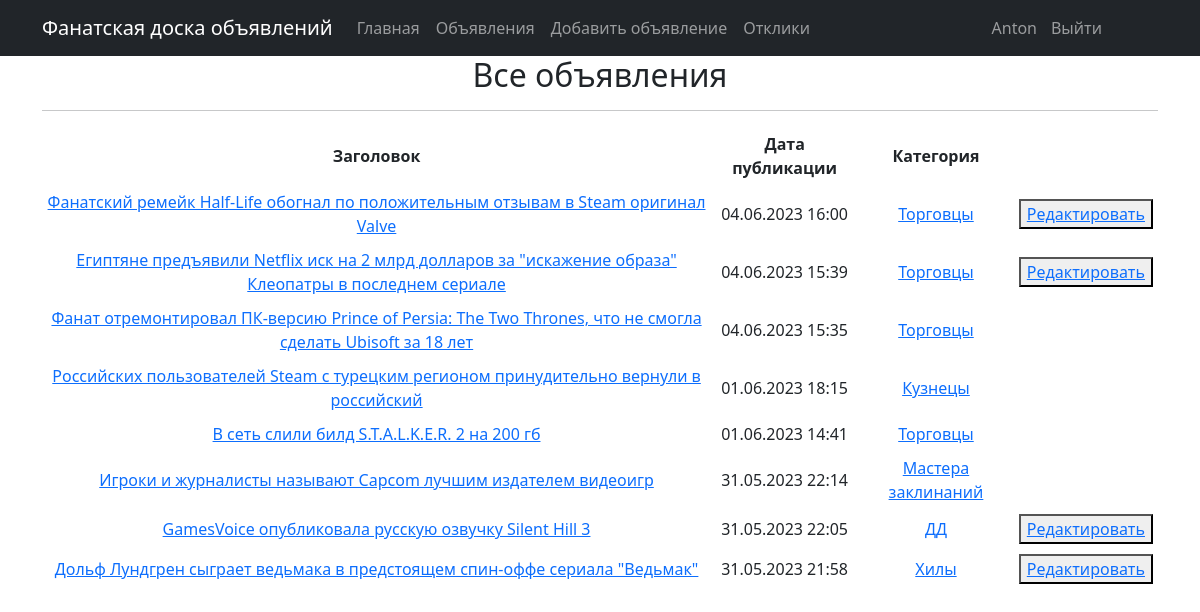
/ads/ (signed in), run on the app's committed database.
### ads/models.py (models this page shows, shortened)
class Advertisement(models.Model):
    headline = models.CharField(max_length=128)
    text = models.TextField()
    created_at = models.DateTimeField(auto_now_add=True)
    author = models.ForeignKey(User, on_delete=models.CASCADE)
    category = models.ForeignKey(Category, on_delete=models.CASCADE)

class Category(models.Model):
    name = models.CharField(max_length=20, unique=True)
    subscribers = models.ManyToManyField(User, blank=True, related_name='categories')
    def __str__(self):
        return self.name

### ads/views.py (the view)
# urls.py: path('', AdsListView.as_view(), name='ads_list'),
class AdsListView(ListView):
    model = Advertisement
    ordering = '-created_at'
    template_name = 'ads/ads_list.html'
    context_object_name = 'ads'
    paginate_by = 10

### templates/ads/ads_list.html (shortened to what this page needs)
{% extends 'default.html' %}
{% block content %}
    <h2>Все объявления</h2>
    <hr>
	{% if ads %}
		<table cellpadding="5">
			<tr>
				<th>Заголовок</th>
				<th>Дата публикации</th>
				<th>Категория</th>
			</tr>
			{% for adv in ads %}
				<tr>
					<td><a href="{% url 'adv_detail' pk=adv.pk %}">{{ adv.headline }}</a></td>
					<td>{{ adv.created_at|date:'d.m.Y H:i' }}</td>
					<td><a href="{% url 'category_list' pk=adv.category.pk %}">{{ adv.category }}</a></td>
					{% if request.user.is_authenticated and request.user == adv.author %}
						<td><button><a href="{% url 'adv_edit' pk=adv.pk %}">Редактировать</a></button></td>
					{% endif %}
				</tr>
			{% endfor %}
		</table>
	{% else %}
		<h2>Объявлений нет!</h2>
	{% endif %}
{% endblock content %}

### templates/default.html (shortened to what this page needs)
<!DOCTYPE html>
<html lang="en">
    <head>
        {% load static %}
        <link href="{% static 'css/styles.css' %}" rel="stylesheet" />
    </head>
    <body>
        <nav class="navbar navbar-expand-lg navbar-dark bg-dark static-top">
            <div class="container">
                <a class="navbar-brand" href="#">Фанатская доска объявлений</a>
                <div class="collapse navbar-collapse" id="navbarResponsive">
                    <ul class="navbar-nav ml-auto">
                        <li class="nav-item active">
                            <a class="nav-link" href="/">Главная</a>
                        </li>
                        <li class="nav-item">
                            <a class="nav-link" href="/ads/">Объявления</a>
                        </li>
                        {% if request.user.is_authenticated %}
                            <li class="nav-item">
                                    <a class="nav-link" href="/ads/create/">Добавить объявление</a>
                            </li>
                            <li class="nav-item">
                                <a class="nav-link" href="/ads/replies/">Отклики</a>
                            </li>
                            <li class="nav-item">
                                <a class="nav-link" href="#" style="position: absolute; right: 155px;">{{ request.user }}</a>
                            </li>
                            <li class="nav-item">
                                <a class="nav-link" href="/sign/logout" style="position: absolute; right: 90px;">Выйти</a>
                            </li>
                        {% endif %}
                    </ul>
                </div>
            </div>
        </nav>
        <div class="container">
            <div class="row">
                <div class="col-lg-12 text-center">
                    {% block content %}{% endblock content %}
                </div>
            </div>
        </div>
    </body>
</html>

### data on the page
Advertisement: headline "Фанатский ремейк Half-Life обогнал по положительным отзывам в Steam оригинал Valve", created_at "04.06.2023 16:00", category "Торговцы", shows "Редактировать"
Advertisement: headline "Египтяне предъявили Netflix иск на 2 млрд долларов за \"искажение образа\" Клеопатры в последнем сериале", created_at "04.06.2023 15:39", category "Торговцы", shows "Редактировать"
Advertisement: headline "Фанат отремонтировал ПК-версию Prince of Persia: The Two Thrones, что не смогла сделать Ubisoft за 18 лет", created_at "04.06.2023 15:35", category "Торговцы"
Advertisement: headline "Российских пользователей Steam с турецким регионом принудительно вернули в российский", created_at "01.06.2023 18:15", category "Кузнецы"
Advertisement: headline "В сеть слили билд S.T.A.L.K.E.R. 2 на 200 гб", created_at "01.06.2023 14:41", category "Торговцы"
Advertisement: headline "Игроки и журналисты называют Capcom лучшим издателем видеоигр", created_at "31.05.2023 22:14", category "Мастера заклинаний"
Advertisement: headline "GamesVoice опубликовала русскую озвучку Silent Hill 3", created_at "31.05.2023 22:05", category "ДД", shows "Редактировать"
Advertisement: headline "Дольф Лундгрен сыграет ведьмака в предстоящем спин-оффе сериала \"Ведьмак\"", created_at "31.05.2023 21:58", category "Хилы", shows "Редактировать"

### other printed values
{{ request.user }} "Anton"
